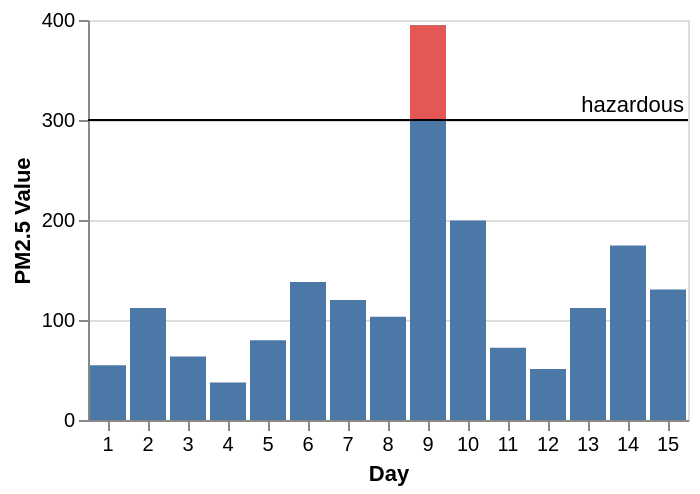

The Vega-Lite source for this figure:
### Vega specification from a JSON file in a GitHub repository (floating-point values rounded to 4 significant figures)
{"$schema": "https://vega.github.io/schema/vega/v5.json", "description": "The PM2.5 value of Beijing observed 15 days, highlighting the days when PM2.5 level is hazardous to human health. Data source https://chartaccent.github.io/chartaccent.html", "background": "white", "padding": 5, "height": 200, "style": "cell", "data": [{"name": "source_0", "values": [{"Day": 1, "Value": 54.8}, {"Day": 2, "Value": 112.1}, {"Day": 3, "Value": 63.6}, {"Day": 4, "Value": 37.6}, {"Day": 5, "Value": 79.7}, {"Day": 6, "Value": 137.9}, {"Day": 7, "Value": 120.1}, {"Day": 8, "Value": 103.3}, {"Day": 9, "Value": 394.8}, {"Day": 10, "Value": 199.5}, {"Day": 11, "Value": 72.3}, {"Day": 12, "Value": 51.1}, {"Day": 13, "Value": 112}, {"Day": 14, "Value": 174.5}, {"Day": 15, "Value": 130.5}]}, {"name": "source_1", "values": [{}]}, {"name": "data_1", "source": "source_0", "transform": [{"type": "filter", "expr": "isValid(datum[\"Value\"]) && isFinite(+datum[\"Value\"])"}]}, {"name": "data_2", "source": "source_0", "transform": [{"type": "filter", "expr": "datum.Value >= 300"}, {"type": "formula", "expr": "300", "as": "baseline"}, {"type": "filter", "expr": "isValid(datum[\"baseline\"]) && isFinite(+datum[\"baseline\"])"}]}], "signals": [{"name": "x_step", "value": 20}, {"name": "width", "update": "bandspace(domain('x').length, 0.1, 0.05) * x_step"}], "marks": [{"name": "layer_0_layer_0_marks", "type": "rect", "style": ["bar"], "from": {"data": "data_1"}, "encode": {"update": {"fill": {"value": "#4c78a8"}, "ariaRoleDescription": {"value": "bar"}, "description": {"signal": "\"Day: \" + (isValid(datum[\"Day\"]) ? datum[\"Day\"] : \"\"+datum[\"Day\"]) + \"; Value: \" + (format(datum[\"Value\"], \"\"))"}, "x": {"scale": "x", "field": "Day"}, "width": {"scale": "x", "band": 1}, "y": {"scale": "y", "field": "Value"}, "y2": {"scale": "y", "value": 0}}}}, {"name": "layer_0_layer_1_marks", "type": "rect", "style": ["bar"], "from": {"data": "data_2"}, "encode": {"update": {"fill": {"value": "#e45755"}, "ariaRoleDescription": {"value": "bar"}, "description": {"signal": "\"Day: \" + (isValid(datum[\"Day\"]) ? datum[\"Day\"] : \"\"+datum[\"Day\"]) + \"; PM2.5 Value: \" + (format(datum[\"baseline\"], \"\")) + \"; Value: \" + (format(datum[\"Value\"], \"\"))"}, "x": {"scale": "x", "field": "Day"}, "width": {"scale": "x", "band": 1}, "y": {"scale": "y", "field": "baseline"}, "y2": {"scale": "y", "field": "Value"}}}}, {"name": "layer_1_layer_0_marks", "type": "rule", "style": ["rule"], "from": {"data": "source_1"}, "encode": {"update": {"stroke": {"value": "black"}, "x": {"field": {"group": "width"}}, "x2": {"value": 0}, "y": {"scale": "y", "value": 300}}}}, {"name": "layer_1_layer_1_marks", "type": "text", "style": ["text"], "from": {"data": "source_1"}, "encode": {"update": {"align": {"value": "right"}, "baseline": {"value": "bottom"}, "text": {"value": "hazardous"}, "dx": {"value": -2}, "dy": {"value": -2}, "fill": {"value": "black"}, "x": {"field": {"group": "width"}}, "y": {"scale": "y", "value": 300}}}}], "scales": [{"name": "x", "type": "band", "domain": {"fields": [{"data": "data_1", "field": "Day"}, {"data": "data_2", "field": "Day"}], "sort": true}, "range": {"step": {"signal": "x_step"}}, "paddingInner": 0.1, "paddingOuter": 0.05}, {"name": "y", "type": "linear", "domain": {"fields": [{"data": "data_1", "field": "Value"}, {"data": "data_2", "field": "baseline"}, {"data": "data_2", "field": "Value"}, [300]]}, "range": [{"signal": "height"}, 0], "nice": true, "zero": true}], "axes": [{"scale": "y", "orient": "left", "gridScale": "x", "grid": true, "tickCount": {"signal": "ceil(height/40)"}, "domain": false, "labels": false, "aria": false, "maxExtent": 0, "minExtent": 0, "ticks": false, "zindex": 0}, {"scale": "x", "orient": "bottom", "grid": false, "title": "Day", "labelAngle": 0, "labelBaseline": "top", "zindex": 0}, {"scale": "y", "orient": "left", "grid": false, "title": "PM2.5 Value", "labelOverlap": true, "tickCount": {"signal": "ceil(height/40)"}, "zindex": 0}]}
